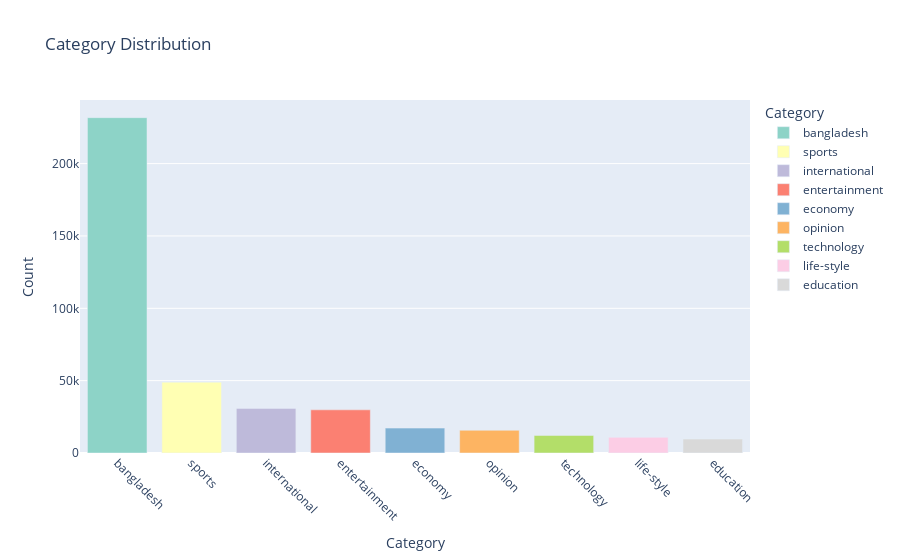

Notebook code for this chart:
### Code cell
categories = df_new["category"].value_counts().reset_index()
categories.columns = ['Category', 'Count']
colors = px.colors.qualitative.Set3[:len(categories)]

fig = px.bar(categories, x='Category', y='Count', color='Category', color_discrete_sequence=colors,
             labels={'Count': 'Count', 'Category': 'Category'},
             title='Category Distribution')
fig.update_xaxes(tickangle=45, tickmode='array', tickvals=list(categories['Category']))
fig.show()

### Figure 1 — Plotly figure (JSON) as saved in the notebook; plotly's stock layout.template omitted (floating-point values rounded to 4 significant figures)
{"data": [{"alignmentgroup": "True", "hovertemplate": "Category=%{x}<br>Count=%{y}<extra></extra>", "legendgroup": "bangladesh", "marker": {"color": "rgb(141,211,199)", "pattern": {"shape": ""}}, "name": "bangladesh", "offsetgroup": "bangladesh", "orientation": "v", "showlegend": true, "textposition": "auto", "type": "bar", "x": ["bangladesh"], "xaxis": "x", "y": [231766], "yaxis": "y"}, {"alignmentgroup": "True", "hovertemplate": "Category=%{x}<br>Count=%{y}<extra></extra>", "legendgroup": "sports", "marker": {"color": "rgb(255,255,179)", "pattern": {"shape": ""}}, "name": "sports", "offsetgroup": "sports", "orientation": "v", "showlegend": true, "textposition": "auto", "type": "bar", "x": ["sports"], "xaxis": "x", "y": [48976], "yaxis": "y"}, {"alignmentgroup": "True", "hovertemplate": "Category=%{x}<br>Count=%{y}<extra></extra>", "legendgroup": "international", "marker": {"color": "rgb(190,186,218)", "pattern": {"shape": ""}}, "name": "international", "offsetgroup": "international", "orientation": "v", "showlegend": true, "textposition": "auto", "type": "bar", "x": ["international"], "xaxis": "x", "y": [30835], "yaxis": "y"}, {"alignmentgroup": "True", "hovertemplate": "Category=%{x}<br>Count=%{y}<extra></extra>", "legendgroup": "entertainment", "marker": {"color": "rgb(251,128,114)", "pattern": {"shape": ""}}, "name": "entertainment", "offsetgroup": "entertainment", "orientation": "v", "showlegend": true, "textposition": "auto", "type": "bar", "x": ["entertainment"], "xaxis": "x", "y": [29831], "yaxis": "y"}, {"alignmentgroup": "True", "hovertemplate": "Category=%{x}<br>Count=%{y}<extra></extra>", "legendgroup": "economy", "marker": {"color": "rgb(128,177,211)", "pattern": {"shape": ""}}, "name": "economy", "offsetgroup": "economy", "orientation": "v", "showlegend": true, "textposition": "auto", "type": "bar", "x": ["economy"], "xaxis": "x", "y": [17226], "yaxis": "y"}, {"alignmentgroup": "True", "hovertemplate": "Category=%{x}<br>Count=%{y}<extra></extra>", "legendgroup": "opinion", "marker": {"color": "rgb(253,180,98)", "pattern": {"shape": ""}}, "name": "opinion", "offsetgroup": "opinion", "orientation": "v", "showlegend": true, "textposition": "auto", "type": "bar", "x": ["opinion"], "xaxis": "x", "y": [15695], "yaxis": "y"}, {"alignmentgroup": "True", "hovertemplate": "Category=%{x}<br>Count=%{y}<extra></extra>", "legendgroup": "technology", "marker": {"color": "rgb(179,222,105)", "pattern": {"shape": ""}}, "name": "technology", "offsetgroup": "technology", "orientation": "v", "showlegend": true, "textposition": "auto", "type": "bar", "x": ["technology"], "xaxis": "x", "y": [12105], "yaxis": "y"}, {"alignmentgroup": "True", "hovertemplate": "Category=%{x}<br>Count=%{y}<extra></extra>", "legendgroup": "life-style", "marker": {"color": "rgb(252,205,229)", "pattern": {"shape": ""}}, "name": "life-style", "offsetgroup": "life-style", "orientation": "v", "showlegend": true, "textposition": "auto", "type": "bar", "x": ["life-style"], "xaxis": "x", "y": [10818], "yaxis": "y"}, {"alignmentgroup": "True", "hovertemplate": "Category=%{x}<br>Count=%{y}<extra></extra>", "legendgroup": "education", "marker": {"color": "rgb(217,217,217)", "pattern": {"shape": ""}}, "name": "education", "offsetgroup": "education", "orientation": "v", "showlegend": true, "textposition": "auto", "type": "bar", "x": ["education"], "xaxis": "x", "y": [9652], "yaxis": "y"}], "layout": {"barmode": "relative", "legend": {"title": {"text": "Category"}, "tracegroupgap": 0}, "title": {"text": "Category Distribution"}, "xaxis": {"anchor": "y", "categoryarray": ["bangladesh", "sports", "international", "entertainment", "economy", "opinion", "technology", "life-style", "education"], "categoryorder": "array", "domain": [0, 1], "tickangle": 45, "tickmode": "array", "tickvals": ["bangladesh", "sports", "international", "entertainment", "economy", "opinion", "technology", "life-style", "education"], "title": {"text": "Category"}}, "yaxis": {"anchor": "x", "domain": [0, 1], "title": {"text": "Count"}}}}
